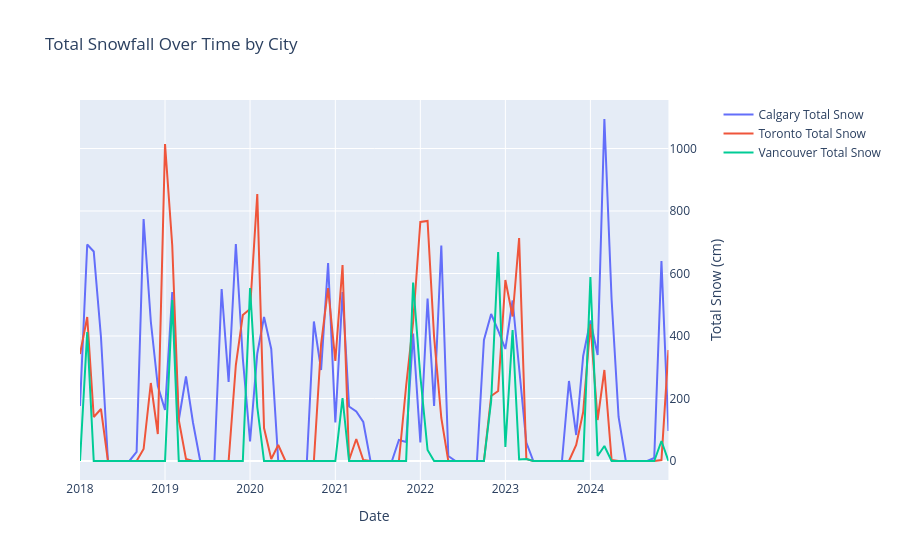

The notebook cell saved with this chart:
### Code cell
import plotly.graph_objects as go
from plotly.subplots import make_subplots

df_monthly_agg = df_combined.groupby(['city', 'year', 'month']).agg(
    Avg_Rent=('VALUE', 'mean'),
    Total_Snow_cm=('Total_Snow_cm', 'sum')
).reset_index()

df_monthly_agg['Date'] = pd.to_datetime(df_monthly_agg[['year', 'month']].assign(day=1))

# Create figure with secondary y-axis
fig = make_subplots(specs=[[{"secondary_y": True}]])


# Add Total Snow traces on the secondary y-axis
for city in df_monthly_agg['city'].unique():
    city_data = df_monthly_agg[df_monthly_agg['city'] == city]
    fig.add_trace(
        go.Scatter(x=city_data['Date'], y=city_data['Total_Snow_cm'], mode='lines', name=f'{city} Total Snow', yaxis='y2'),
        secondary_y=True,
    )

# Add figure title
fig.update_layout(
    title_text='Total Snowfall Over Time by City'
)

# Set x-axis title
fig.update_xaxes(title_text='Date')

# Set y-axes titles

fig.update_yaxes(title_text='Total Snow (cm)', secondary_y=True)

fig.show()
